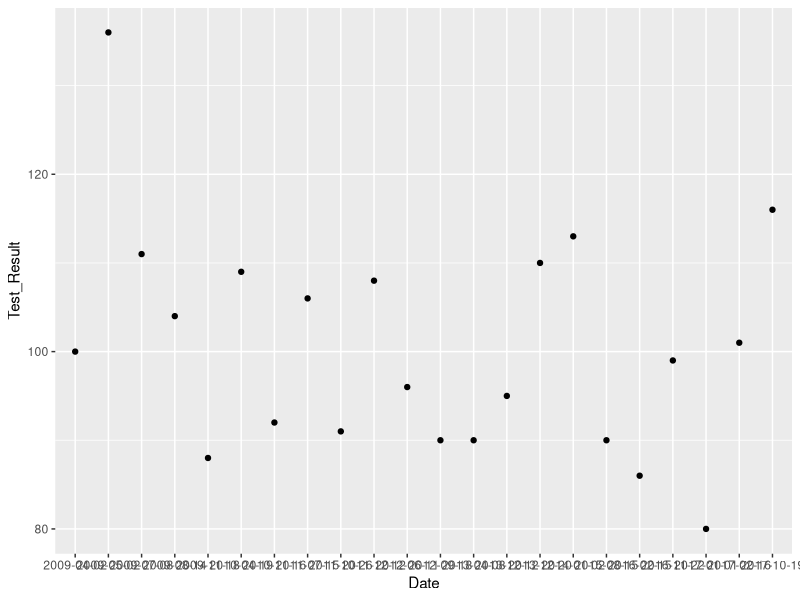

Reproduce this figure in R. (Note: this script raises an error after producing the figure.)
#004_retrieve_saved_results_combine.R
rm(list=ls())
require(tidyverse)


############
# read pre-2017 norm data
############
result <- read.csv("./data/pre_2017_labs_norm.csv")

############
# read 2017+ norm data
############
result2 <- read.csv("./data/2017_labs_norm.csv")


############
# combine pre and post 2017
############

theresult <- rbind(result,result2)
write.csv(x=theresult, file="./data/combine_labs_norm.csv")


z <- theresult %>% filter(Test_Name== "GLU")
g <- ggplot(z, aes(x=Date,y=Test_Result))
g + geom_point()


# problem:  y-axis is fixed!
g <-  ggplot(result, aes(x=Date, y=Test_Result)) +
    facet_wrap(~Test_Names)

 g + geom_point()
 